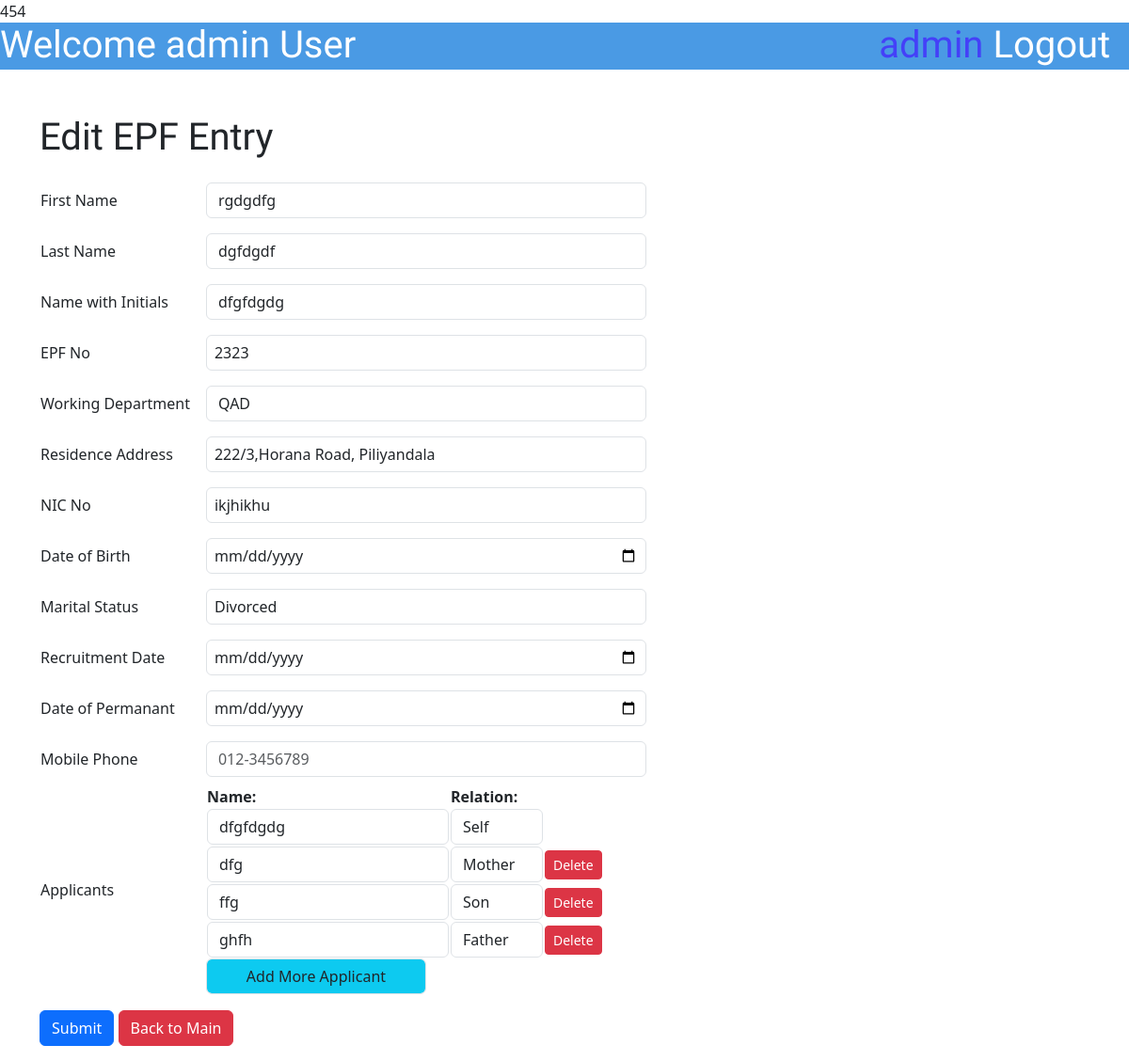
The app's page /admin/EditRecord.php?updateid=45 (signed in) with its own data.
### tables this page shows
CREATE TABLE `member_info` (
  `id` int(11) NOT NULL,
  `fname` varchar(100) DEFAULT NULL,
  `lname` varchar(100) DEFAULT NULL,
  `namewinitials` varchar(100) DEFAULT NULL,
  `epfno` varchar(100) DEFAULT NULL,
  `dept` varchar(100) DEFAULT NULL,
  `raddress` varchar(100) DEFAULT NULL,
  `nic` varchar(100) DEFAULT NULL,
  `dob` varchar(100) DEFAULT NULL,
  `marital` varchar(20) DEFAULT NULL,
  `rd` varchar(20) DEFAULT NULL,
  `dop` varchar(20) DEFAULT NULL,
  `mobile` varchar(100) DEFAULT NULL
);

CREATE TABLE `applicants` (
  `id` int(11) NOT NULL,
  `member_id` int(11) DEFAULT NULL,
  `applicant_name` varchar(100) DEFAULT NULL,
  `relation` varchar(50) DEFAULT NULL
);

### admin/EditRecord.php (the view, shortened to what this page needs)
<?php
include '../connect.php';
$idu = $_GET['updateid'];
$sql = "Select * from member_info where id='$idu'";
$result = mysqli_query($con, $sql);
$row = mysqli_fetch_assoc($result);
$fname = $row['fname'];
$lname = $row['lname'];
$namewinitials = $row['namewinitials'];
$epfno = $row['epfno'];
$dept = $row['dept'];
$raddress = $row['raddress'];
$nic = $row['nic'];
$dob = $row['dob'];
$rd = $row['rd'];
$dop = $row['dop'];
$mobile = $row['mobile'];
$marital = $row['marital'];
$sql2 = "Select * from applicants where member_id=$idu";
$result2 = mysqli_query($con, $sql2);
$num_rows = mysqli_num_rows($result2);
echo ($num_rows);
?>
<!DOCTYPE html>
<html lang="en">
<head>
    <link href="https://cdn.jsdelivr.net/npm/bootstrap@5.3.3/dist/css/bootstrap.min.css" rel="stylesheet"
>
    <link rel="stylesheet" href="..\styles\SubmitJobstyle.css">
</head>
<body>
    <div class="topbar">
        <h1 class="topbar-text">Welcome <?php echo $_SESSION['username'] ?> User</h1>
        <a href="..\logout.php">
            <h1 class="topbar-logout">Logout &nbsp</h1>
        </a>
        <h1 class="topbar-username"><?php echo $_SESSION['username'] ?>&nbsp</h1>
    </div>
    <div class="container mt-5 ">
        <h1> Edit EPF Entry</h1>
        <div class="mt-3">
            <form id="employeeForm" method="POST">
                <table>
                    <div class="form-group">
                        <tr>
                            <td class="py-3">
                                <label for="exampleInputEmail1">First Name</label>
                            </td>
                            <td class="px-3">
                                <input type="text" value="<?php echo $fname; ?>" class="form-control" name="fname" id="exampleInputEmail1" placeholder="First Name">
                            </td>
                        </tr>
                        <tr>
                            <td class="py-3">
                                <label for="exampleInputEmail1">Last Name</label>
                            </td>
                            <td class="px-3">
                                <input type="text" value="<?php echo $lname; ?>" class="form-control" name="lname" id="exampleInputEmail1" placeholder="Last Name">
                            </td>
                        </tr>
                        <tr>
                            <td class="py-3">
                                <label for="exampleInputEmail1">Name with Initials</label>
                            </td>
                            <td class="px-3">
                                <input type="text" value="<?php echo $namewinitials; ?>" class="form-control" name="namewinitials" id="exampleInputEmail1" placeholder="Name with Initials" oninput="document.getElementById('input2').value = this.value;">
                            </td>
                        </tr>
                        <tr>
                            <td class="py-3">
                                <label for="exampleInputEmail1">EPF No</label>
                            </td>
                            <td class="px-3">
                                <input type="text" value="<?php echo $epfno; ?>" class="form-control px-2" name="epfno" id="exampleInputEmail1" placeholder="EPF No">
                            </td>
                        </tr>
                        <tr>
                            <td class="py-3">
                                <label for="exampleInputEmail1">Working Department</label>
                            </td>
                            <td class="px-3">
                                <select id="Departments" class="form-control" name="dept">>
                                    <option value="QAD" <?php if ($dept == 'QAD') {
                                                            echo 'selected';
                                                        } ?>>QAD</option>
                                </select>
                            </td>
                        </tr>
                        <tr>
                            <td class="py-3">
                                <label for="Residence Address">Residence Address</label>
                            </td>
                            <td class="px-3" style="width: 500px;">
                                <input type="text" class="form-control px-2 w-100" value="<?php echo $raddress; ?>" name="raddress" id="exampleInputEmail1" placeholder="Residence Address">
                            </td>
                        </tr>
                        <tr>
                            <td class="py-3">
                                <label for="NIC No">NIC No</label>
                            </td>
                            <td class="px-3" style="width: 500px;">
                                <input type="text" class="form-control px-2 w-100" value="<?php echo $nic; ?>" name="nic" id="NIC No" placeholder="NIC No">
                            </td>
                        </tr>
                        <tr>
                            <td class="py-3">
                                <label for="Date of Birth">Date of Birth</label>
                            </td>
                            <td class="px-3" style="width: 500px;">
                                <input type="date" class="form-control px-2 w-100" name="dob" value="<?php echo $dob; ?>" id="Date of Birth" placeholder="Date of Birth">
                            </td>
                        </tr>
                        <tr>
                            <td class="py-3">
                                <label for="marital status">Marital Status</label>
                            </td>
                            <td class="px-3" style="width: 500px;">
                                <select id="MaritalStatus" name="marital" class="form-control px-2 w-100" onchange="updateApplicantsByMaritalStatus()">
                                    <option value="Divorced" <?php if ($marital == 'Divorced') {
                                                                    echo 'selected';
                                                                } ?>>Divorced</option>
                                </select>
                            </td>
                        </tr>
                        <tr>
                            <td class="py-3">
                                <label for="Recruitment Date">Recruitment Date</label>
                            </td>
                            <td class="px-3" style="width: 500px;">
                                <input type="date" class="form-control px-2 w-100" name="rd" value="<?php echo $rd; ?>" id="Recruitment Date" placeholder="Recruitment Date">
                            </td>
                        </tr>
                        <tr>
                            <td class="py-3">
                                <label for="Date of Permanant">Date of Permanant</label>
                            </td>
                            <td class="px-3" style="width: 500px;">
                                <input type="date" class="form-control px-2 w-100" name="dop" value="<?php echo $dop; ?>" id="Date of Permanant" placeholder="Date of Permanant">
                            </td>
                        </tr>
                        <tr>
                            <td class="py-3">
                                <label for="Mobile Phone">Mobile Phone</label>
                            </td>
                            <td class="px-3" style="width: 500px;">
                                <input class="form-control" type="text" id="phone" name="mobile" value="<?php echo $mobile; ?>" placeholder="012-3456789" pattern="[0-9]{3}-[0-9]{7}">
                            </td>
                        </tr>
                        <tr>
                            <td class="py-3">
                                <label for="Applicants">Applicants </label>
                            </td>
                            <td class="px-3" style="width: 500px;">
                                <table id="applicantTable">
                                    <thead>
                                        <tr>
                                            <th>Name:</th>
                                            <th>Relation:</th>
                                        </tr>
                                    </thead>
                                    <tbody id="applicants">
                                        <tr>
                                            <td>
                                                <input class="form-control" type="text" name="applicant_name[]" value="<?php echo htmlspecialchars($namewinitials); ?>" id="input2" readonly>
                                            </td>
                                            <td>
                                                <select name="relation[]" class="form-control">
                                                    <option value="Self" selected>Self</option>
                                                </select>
                                            </td>
                                            <td></td>
                                        </tr>
                                        <?php
                                        mysqli_data_seek($result2, 0);
                                        while ($row2 = mysqli_fetch_assoc($result2)) {
                                            $applicant_name = htmlspecialchars($row2['applicant_name']);
                                            $relation = $row2['relation'];
                                            if ($relation == 'Self') {
                                                continue;
                                            }
                                            echo "<tr>";
                                            echo "<td><input class='form-control' type='text' name='applicant_name[]' value=\"$applicant_name\"></td>";
                                            echo "<td><select name='relation[]' class='form-control'>";
                                            $marriedOptions = ["Wife", "Son", "Daughter", "Mother", "Father", "Mother-in-law", "Father-in-law"];
                                            $singleOptions = ["Mother", "Father", "Sister", "Brother"];
                                            $divorcedOptions = ["Son", "Daughter", "Mother", "Father"];
                                            if ($marital == 'Married') {
                                                $options = $marriedOptions;
                                            } elseif ($marital == 'Divorced') {
                                                $options = $divorcedOptions;
                                            } else {
                                                $options = $singleOptions;
                                            }
                                            foreach ($options as $opt) {
                                                $sel = ($relation == $opt) ? "selected" : "";
                                                echo "<option value=\"$opt\" $sel>$opt</option>";
                                            }
                                            echo "</select></td>";
                                            echo '<td class="text-center"><button type="button" class="btn btn-danger btn-sm" onclick="deleteRow(this)">Delete</button></td>';
                                            echo "</tr>";
                                        }
                                        ?>
                                    </tbody>
                                </table>
                                <button class="form-control bg-info w-50" type="button" onclick="addApplicant()">Add More Applicant</button>
                    </div>
        </div>
        <button type="submit" class="btn btn-primary mt-3" name="submit">Submit</button>
        <button type="back" class="btn btn-danger mt-3" name="back"><a href="..\admin\indexAdmin.php"
                style="text-decoration:none;color:white">Back to Main</a></button>
    </div>
</body>
</body>

### styles/SubmitJobstyle.css (style rules this page uses)
div.topbar { height: 50px; width: 100%; background-color: #4A9AE4; }
h1.topbar-text { float: left; font-family: "Jockey One", sans-serif; color: white; }
h1.topbar-username { float: right; font-family: "Jockey One", sans-serif; color: #4440F8; }
h1.topbar-logout { float: right; font-family: "Jockey One", sans-serif; color: white; }

### admin/EditRecord.php (style rules this page uses)
h1 { font-family: "Jockey One", sans-serif; }

### records on screen
member_info: fname "rgdgdfg", lname "dgfdgdf", namewinitials "dfgfdgdg", epfno "2323", dept "QAD", raddress "222/3,Horana Road, Piliyandala", nic "ikjhikhu", marital "Divorced"
applicants: applicant_name "dfg"
applicants: applicant_name "ffg"
applicants: applicant_name "ghfh"

### other values on screen
$num_rows "4"
$_SESSION['username'] "admin"
form field value "Mother"
form field value "Son"
form field value "Father"
